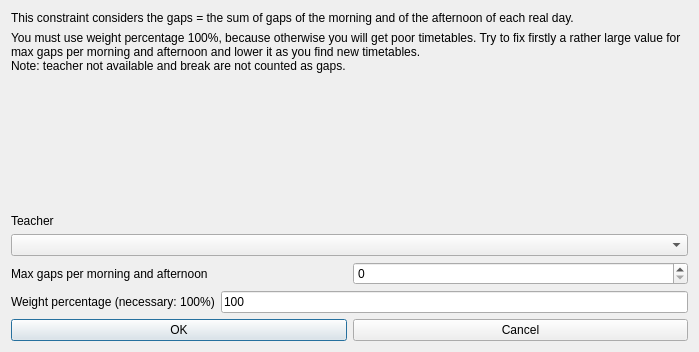
<?xml version="1.0" encoding="UTF-8"?>
<ui version="4.0">
 <class>ModifyConstraintTeacherMaxGapsPerMorningAndAfternoonForm_template</class>
 <widget class="QDialog" name="ModifyConstraintTeacherMaxGapsPerMorningAndAfternoonForm_template">
  <property name="geometry">
   <rect>
    <x>0</x>
    <y>0</y>
    <width>699</width>
    <height>352</height>
   </rect>
  </property>
  <property name="windowTitle">
   <string extracomment="This is the title of the dialog to modify a constraint of this type">Modify teacher max gaps per morning and afternoon</string>
  </property>
  <layout class="QGridLayout" name="gridLayout">
   <item row="0" column="0">
    <widget class="QLabel" name="instructionsTextLabel_2">
     <property name="sizePolicy">
      <sizepolicy hsizetype="Minimum" vsizetype="Minimum">
       <horstretch>0</horstretch>
       <verstretch>0</verstretch>
      </sizepolicy>
     </property>
     <property name="frameShape">
      <enum>QFrame::NoFrame</enum>
     </property>
     <property name="frameShadow">
      <enum>QFrame::Plain</enum>
     </property>
     <property name="text">
      <string>This constraint considers the gaps = the sum of gaps of the morning and of the afternoon of each real day.</string>
     </property>
     <property name="wordWrap">
      <bool>true</bool>
     </property>
    </widget>
   </item>
   <item row="1" column="0">
    <widget class="QLabel" name="instructionsTextLabel">
     <property name="sizePolicy">
      <sizepolicy hsizetype="Minimum" vsizetype="Minimum">
       <horstretch>0</horstretch>
       <verstretch>0</verstretch>
      </sizepolicy>
     </property>
     <property name="frameShape">
      <enum>QFrame::NoFrame</enum>
     </property>
     <property name="frameShadow">
      <enum>QFrame::Plain</enum>
     </property>
     <property name="text">
      <string>You must use weight percentage 100%, because otherwise you will get poor timetables. Try to fix firstly a rather large value for max gaps per morning and afternoon and lower it as you find new timetables.
Note: teacher not available and break are not counted as gaps.</string>
     </property>
     <property name="wordWrap">
      <bool>true</bool>
     </property>
    </widget>
   </item>
   <item row="2" column="0">
    <spacer name="spacer4">
     <property name="orientation">
      <enum>Qt::Vertical</enum>
     </property>
     <property name="sizeType">
      <enum>QSizePolicy::Expanding</enum>
     </property>
     <property name="sizeHint" stdset="0">
      <size>
       <width>99</width>
       <height>99</height>
      </size>
     </property>
    </spacer>
   </item>
   <item row="3" column="0">
    <layout class="QVBoxLayout" name="verticalLayout">
     <item>
      <widget class="QLabel" name="teacherTextLabel">
       <property name="frameShape">
        <enum>QFrame::NoFrame</enum>
       </property>
       <property name="frameShadow">
        <enum>QFrame::Plain</enum>
       </property>
       <property name="text">
        <string>Teacher</string>
       </property>
       <property name="wordWrap">
        <bool>false</bool>
       </property>
      </widget>
     </item>
     <item>
      <widget class="QComboBox" name="teachersComboBox">
       <property name="editable">
        <bool>false</bool>
       </property>
       <property name="insertPolicy">
        <enum>QComboBox::NoInsert</enum>
       </property>
       <property name="duplicatesEnabled">
        <bool>false</bool>
       </property>
      </widget>
     </item>
    </layout>
   </item>
   <item row="4" column="0">
    <layout class="QHBoxLayout" name="horizontalLayout">
     <item>
      <widget class="QLabel" name="textLabel1">
       <property name="text">
        <string>Max gaps per morning and afternoon</string>
       </property>
       <property name="wordWrap">
        <bool>false</bool>
       </property>
      </widget>
     </item>
     <item>
      <widget class="QSpinBox" name="maxGapsSpinBox"/>
     </item>
    </layout>
   </item>
   <item row="5" column="0">
    <layout class="QHBoxLayout" name="horizontalLayout_2">
     <item>
      <widget class="QLabel" name="weightTextLabel">
       <property name="frameShape">
        <enum>QFrame::NoFrame</enum>
       </property>
       <property name="frameShadow">
        <enum>QFrame::Plain</enum>
       </property>
       <property name="text">
        <string>Weight percentage (necessary: 100%)</string>
       </property>
       <property name="wordWrap">
        <bool>false</bool>
       </property>
      </widget>
     </item>
     <item>
      <widget class="QLineEdit" name="weightLineEdit">
       <property name="text">
        <string notr="true">100</string>
       </property>
      </widget>
     </item>
    </layout>
   </item>
   <item row="6" column="0">
    <layout class="QHBoxLayout">
     <item>
      <widget class="QPushButton" name="okPushButton">
       <property name="text">
        <string>OK</string>
       </property>
      </widget>
     </item>
     <item>
      <widget class="QPushButton" name="cancelPushButton">
       <property name="text">
        <string>Cancel</string>
       </property>
      </widget>
     </item>
    </layout>
   </item>
  </layout>
 </widget>
 <layoutdefault spacing="6" margin="11"/>
 <resources/>
 <connections/>
</ui>
